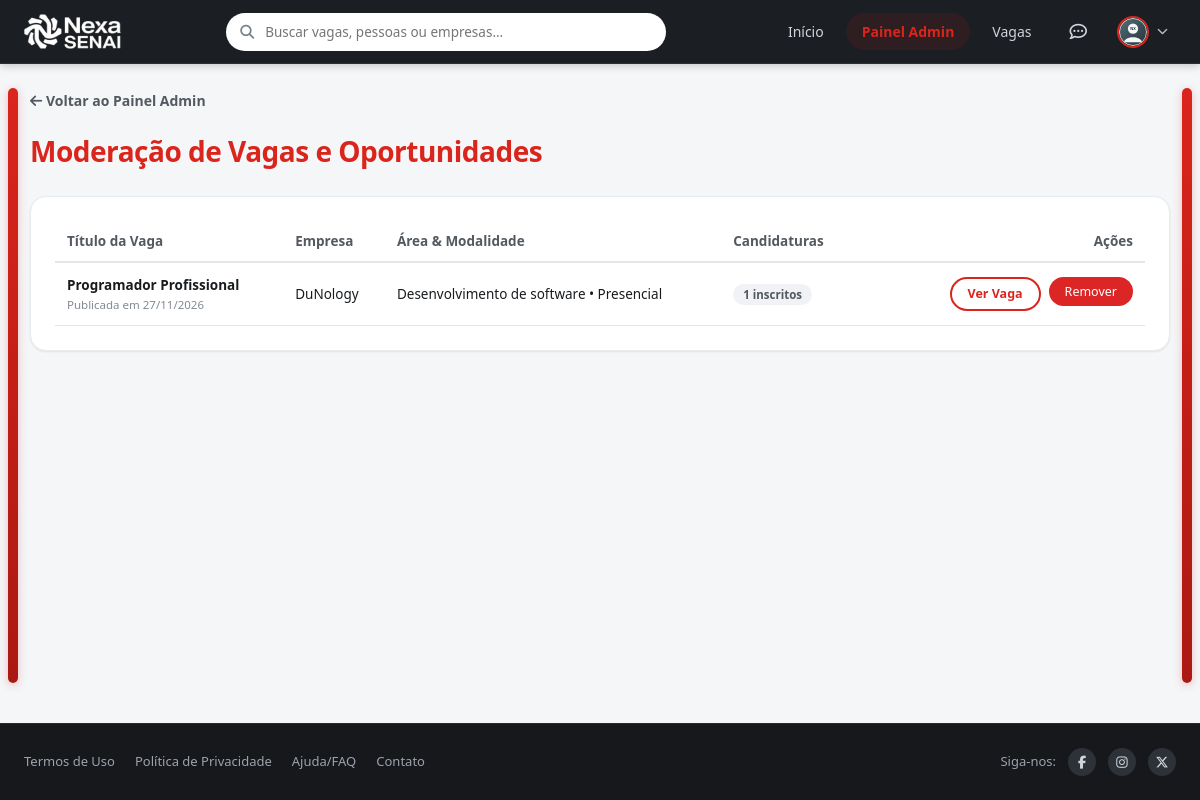
Screenshot of /admin/vagas (signed in) with the database file from the repository.
### models.py (models this page shows)
class Job(db.Model):
    __tablename__ = 'jobs'
    id = db.Column(db.Integer, primary_key=True)
    company_id = db.Column(db.Integer, db.ForeignKey('company_profiles.id', ondelete='CASCADE'), nullable=False)
    title = db.Column(db.String(200), nullable=False)
    description = db.Column(db.Text, nullable=False)
    requirements = db.Column(db.Text, nullable=True)
    area = db.Column(db.String(100), nullable=False)  # Desenvolvimento de software, Automação industrial, Dados, etc.
    job_type = db.Column(db.String(50), nullable=False)  # Estágio, Emprego efetivo, Jovem aprendiz, Projeto, Freelancer
    modality = db.Column(db.String(50), nullable=False)  # Presencial, Híbrida, Remota
    location = db.Column(db.String(100), nullable=False)
    salary = db.Column(db.String(100), nullable=True)
    benefits = db.Column(db.Text, nullable=True)
    experience_level = db.Column(db.String(50), default='Estágio')
    vacancies = db.Column(db.Integer, default=1)
    status = db.Column(db.String(20), default='aberta')  # 'aberta', 'encerrada'
    image_url = db.Column(db.String(300), default='/static/images/job_default.jpg')
    created_at = db.Column(db.DateTime, default=datetime.utcnow, index=True)
    applications = db.relationship('Application', backref='job', lazy='dynamic', cascade='all, delete-orphan')
    saved_by = db.relationship('SavedJob', backref='job', lazy='dynamic', cascade='all, delete-orphan')

class CompanyProfile(db.Model):
    __tablename__ = 'company_profiles'
    id = db.Column(db.Integer, primary_key=True)
    user_id = db.Column(db.Integer, db.ForeignKey('users.id', ondelete='CASCADE'), unique=True, nullable=False)
    name = db.Column(db.String(150), nullable=False)
    cnpj = db.Column(db.String(18), unique=True, nullable=False, index=True)
    access_code = db.Column(db.String(100), nullable=False)
    is_authorized = db.Column(db.Boolean, default=True, nullable=False)
    is_blocked = db.Column(db.Boolean, default=False, nullable=False)
    logo_url = db.Column(db.String(300), default='/static/images/default_company.png')
    banner_url = db.Column(db.String(300), default='/static/images/default_company_banner.jpg')
    headline = db.Column(db.String(255), default='Inovação e Tecnologia Industrial')
    description = db.Column(db.Text, nullable=True)
    sector = db.Column(db.String(100), default='Tecnologia da Informação')
    location = db.Column(db.String(150), default='São Paulo - SP')
    website = db.Column(db.String(200), nullable=True)
    contact_email = db.Column(db.String(120), nullable=True)
    contact_phone = db.Column(db.String(30), nullable=True)
    employee_count = db.Column(db.String(50), default='100-250 funcionários')
    facebook = db.Column(db.String(200), nullable=True)
    instagram = db.Column(db.String(200), nullable=True)
    twitter = db.Column(db.String(200), nullable=True)
    linkedin = db.Column(db.String(200), nullable=True)
    created_at = db.Column(db.DateTime, default=datetime.utcnow)
    jobs = db.relationship('Job', backref='company', lazy='dynamic', cascade='all, delete-orphan', order_by='Job.id.desc()')
    followers = db.relationship('Follow', backref='company', lazy='dynamic', cascade='all, delete-orphan')

### routes/admin.py (the view)
@admin_bp.route('/vagas')
@login_required
@role_required('admin')
def jobs_list():
    jobs = Job.query.order_by(Job.created_at.desc()).all()
    return render_template('admin/jobs.html', jobs=jobs)

### auth.py (called while the page is built)
def login_required(f):
    @wraps(f)
    def decorated_function(*args, **kwargs):
        if 'user_id' not in session:
            flash('Por favor, faça login para acessar esta página.', 'warning')
            return redirect(url_for('auth.login', next=request.url))
        return f(*args, **kwargs)
    return decorated_function

def role_required(*roles):
    def decorator(f):
        @wraps(f)
        def decorated_function(*args, **kwargs):
            if 'user_id' not in session:
                flash('Por favor, faça login para acessar esta página.', 'warning')
                return redirect(url_for('auth.login'))
            user = db.session.get(User, session['user_id'])
            if not user or user.role not in roles:
                flash('Você não tem permissão para acessar esta página.', 'danger')
                return redirect(url_for('main.feed'))
            return f(*args, **kwargs)
        return decorated_function
    return decorator

### models.py (called while the page is built)
    @property
    def display_name(self):
        if self.role == 'aluno' and self.student_profile:
            return self.student_profile.full_name
        if self.role == 'empresa' and self.company_profile:
            return self.company_profile.name
        return self.email.split('@')[0].capitalize()

    @property
    def avatar(self):
        if self.role == 'aluno' and self.student_profile and self.student_profile.avatar_url:
            return self.student_profile.avatar_url
        if self.role == 'empresa' and self.company_profile and self.company_profile.logo_url:
            return self.company_profile.logo_url
        return '/static/images/default_avatar.svg'

### templates/admin/jobs.html (shortened to what this page needs)
{% extends 'base.html' %}
{% block content %}
<div class="admin-page" style="max-width: 1140px; margin: 0 auto;">
  <div style="margin-bottom: 18px;">
    <a href="{{ url_for('admin.dashboard') }}" style="color: var(--text-secondary); font-size: 14px; font-weight: 600;">
      <i class="fas fa-arrow-left"></i> Voltar ao Painel Admin
    </a>
  </div>
  <h1 class="page-main-title" style="text-align: left; margin-bottom: 24px;">
    Moderação de Vagas e Oportunidades
  </h1>
  <div class="nexa-card admin-table-wrap" style="padding: 24px;">
    <table class="admin-table" style="width: 100%; border-collapse: collapse; font-size: 13.5px; text-align: left;">
      <thead>
        <tr style="border-bottom: 2px solid var(--border-light); color: var(--text-secondary);">
          <th style="padding: 10px 12px;">Título da Vaga</th>
          <th style="padding: 10px 12px;">Empresa</th>
          <th style="padding: 10px 12px;">Área & Modalidade</th>
          <th style="padding: 10px 12px;">Candidaturas</th>
          <th style="padding: 10px 12px; text-align: right;">Ações</th>
        </tr>
      </thead>
      <tbody>
        {% for job in jobs %}
          <tr style="border-bottom: 1px solid var(--border-light);">
            <td data-label="Vaga" class="cell-main" style="padding: 12px;">
              <a href="{{ url_for('jobs.job_detail', job_id=job.id) }}" style="font-weight: 700; color: var(--text-primary);" target="_blank">
                {{ job.title }}
              </a>
              <div style="font-size: 11.5px; color: var(--text-muted);">
                Publicada em {{ job.created_at.strftime('%d/%m/%Y') }}
              </div>
            </td>
            <td data-label="Empresa" style="padding: 12px;">{{ job.company.name }}</td>
            <td data-label="Área" style="padding: 12px;">{{ job.area }} &bull; {{ job.modality }}</td>
            <td data-label="Candidaturas" style="padding: 12px;">
              <span class="job-badge-pill" style="font-weight: 700;">{{ job.applications.count() }} inscritos</span>
            </td>
            <td data-label="Ações" class="cell-actions" style="padding: 12px; text-align: right;">
              <div class="action-group">
                <a href="{{ url_for('jobs.job_detail', job_id=job.id) }}" class="btn-senai-outline btn-sm" target="_blank">
                  Ver Vaga
                </a>
                <form action="{{ url_for('admin.delete_job', job_id=job.id) }}" method="POST" onsubmit="return confirm('Deseja realmente remover esta vaga?');">
                  <button type="submit" class="btn-sm" style="background-color: #DC2626; color: white; border: none; border-radius: var(--radius-pill); cursor: pointer;">
                    Remover
                  </button>
                </form>
              </div>
            </td>
          </tr>
        {% endfor %}
      </tbody>
    </table>
  </div>
</div>
{% endblock %}

### static/css/style.css (style rules this page uses)
:root { --senai-red: #da251c; --senai-red-hover: #b81b13; --senai-red-light: #fef2f2; --senai-red-border: rgba(218, 37, 28, 0.22); --dark-nav: #1B1E22; --dark-nav-hover: #292D33; --dark-footer: #16181B; --bg-page: #F4F6F8; --bg-card: #FFFFFF; --bg-input: #FFFFFF; --text-primary: #191C1F; --text-secondary: #525960; --text-muted: #828A94; --border-light: #E2E6EA; --border-card: #E8ECEF; --shadow-sm: 0 1px 3px rgba(0, 0, 0, 0.05), 0 1px 2px rgba(0, 0, 0, 0.04); --shadow-md: 0 4px 12px rgba(0, 0, 0, 0.06), 0 2px 4px rgba(0, 0, 0, 0.04); --shadow-lg: 0 10px 25px rgba(0, 0, 0, 0.08); --radius-sm: 8px; --radius-md: 12px; --radius-lg: 16px; --radius-pill: 50px; --transition: all 0.2s ease-in-out; }
* { margin: 0; padding: 0; box-sizing: border-box; }
body { font-family: 'Segoe UI', -apple-system, BlinkMacSystemFont, Roboto, Helvetica, Arial, sans-serif; background-color: var(--bg-page); color: var(--text-primary); line-height: 1.5; min-height: 100vh; display: flex; flex-direction: column; }
a { text-decoration: none; color: inherit; }
button, input, select, textarea { font-family: inherit; }
.btn-senai-outline { background-color: transparent; color: var(--senai-red); border: 2px solid var(--senai-red); border-radius: var(--radius-pill); padding: 8px 22px; font-size: 14px; font-weight: 700; cursor: pointer; transition: var(--transition); display: inline-flex; align-items: center; justify-content: center; gap: 8px; }
.btn-sm { padding: 6px 16px; font-size: 12.5px; }
.page-main-title { text-align: center; color: var(--senai-red); font-size: 28px; font-weight: 800; margin-bottom: 28px; letter-spacing: -0.5px; }
.nexa-card { background-color: var(--bg-card); border-radius: var(--radius-lg); border: 1px solid var(--border-card); box-shadow: var(--shadow-sm); padding: 24px; margin-bottom: 20px; transition: var(--transition); }
.job-badge-pill { font-size: 11.5px; padding: 3px 10px; border-radius: var(--radius-pill); background-color: #F0F2F5; color: var(--text-secondary); font-weight: 500; }
.admin-table-wrap { overflow-x: auto; }
.action-group { display: inline-flex; flex-wrap: wrap; justify-content: flex-end; gap: 8px; }

### static/css/responsive.css (style rules this page uses)
@media (min-width: 993px) { .admin-table td.cell-actions { min-width: 250px; } }

### rows the page displays
Job: title "Programador Profissional", created_at "27/11/2026", company.name "DuNology", area "Desenvolvimento de software", modality "Presencial", applications.count "1"
